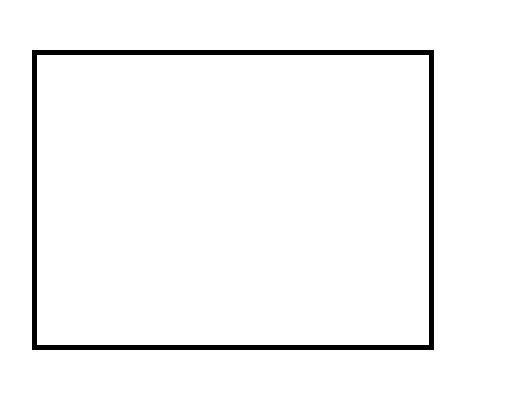
#> input picture Python Files/sample_image.png, 510 x 408 px
$ python shape.py   (Python 2 division)
#> lines starting #> are read from the running program, lines starting #| are printed output that depends on the picture; after the words box and inside, x2 and y2 are one past the last pixel; in counts of white or black regions, pixels touching at a corner belong together
import cv2
import numpy as np

img = cv2.imread('sample_image.png')
#> img is the input picture: shape (408, 510, 3); 96.7% white; 1 black region, box (x1, y1, x2, y2) and area: (32, 50, 434, 350) 6920
gray = cv2.imread('sample_image.png',0)

ret,thresh = cv2.threshold(gray,127,255,1)
#> thresh: shape (408, 510); 3.3% white; 1 white region

contours,h = cv2.findContours(thresh,1,2)
#> contours = 2 contours; box (x1, y1, x2, y2) and area: (32, 50, 434, 350) 119899, (36, 54, 430, 346) 114361; h = [[1, -1, -1, -1], [-1, 0, -1, -1]]

for cnt in contours:
    approx = cv2.approxPolyDP(cnt,0.01*cv2.arcLength(cnt,True),True)
    print len(approx)
    if len(approx)==5:
        print "pentagon"
        cv2.drawContours(img,[cnt],0,255,-1)
    elif len(approx)==3:
        print "triangle"
        cv2.drawContours(img,[cnt],0,(0,255,0),-1)
    elif len(approx)==4:
        print "square"
        cv2.drawContours(img,[cnt],0,(0,0,255),-1)
    elif len(approx) == 9:
        print "half-circle"
        cv2.drawContours(img,[cnt],0,(255,255,0),-1)
    elif len(approx) > 15:
        print "circle"
        cv2.drawContours(img,[cnt],0,(0,255,255),-1)
#> this loop made 2 passes
#> approx on passes 1 to 2: [[36, 55], [428, 54], [429, 344], [37, 345]], [[32, 50], [32, 349], [433, 349], [433, 50]]
#| 4
#| square
#| 4
#| square
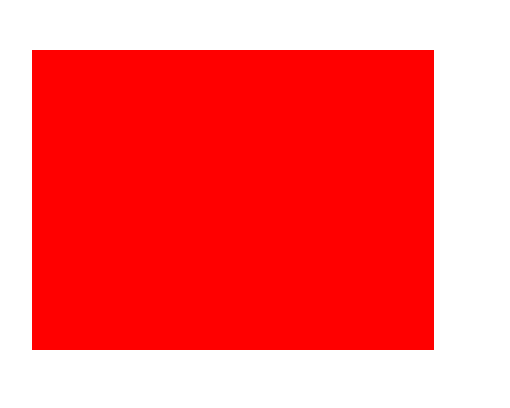
#> img: shape (408, 510, 3); mean B, G, R 107.2, 107.2, 255

cv2.imshow('img',img)

$ run again, with Python Files/blah2.png copied over Python Files/sample_image.png
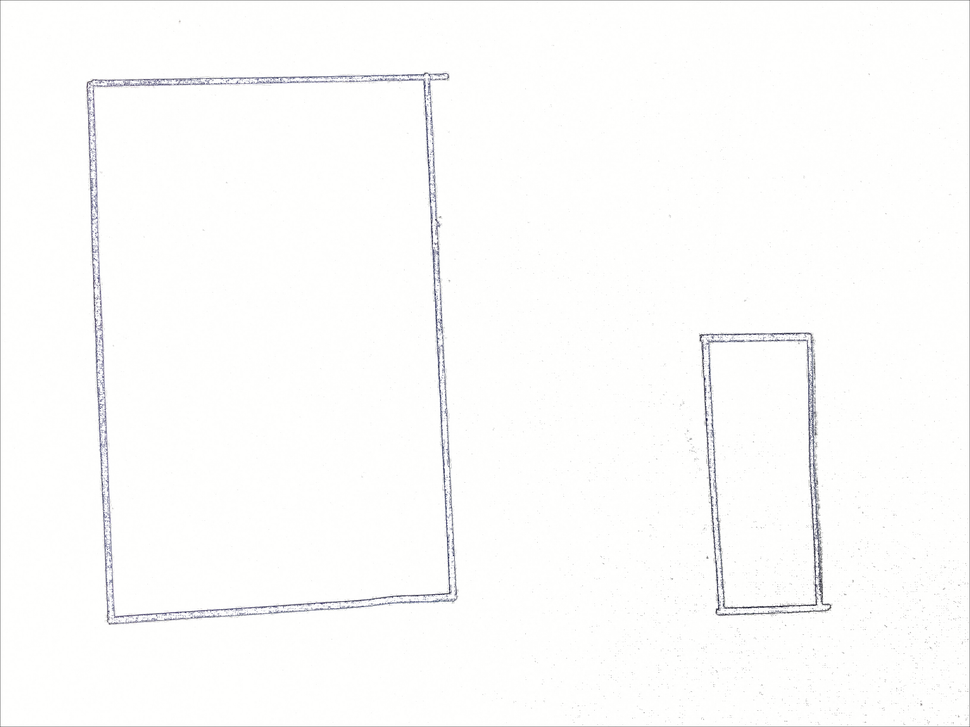
#> input picture Python Files/blah2.png, 970 x 727 px, shrunk from 3264 x 2448 before the run
#> img is the input picture: shape (727, 970, 3); mean B, G, R 251.4, 252, 252
#> `ret,thresh = cv2.threshold(gray,127,255,1)`:
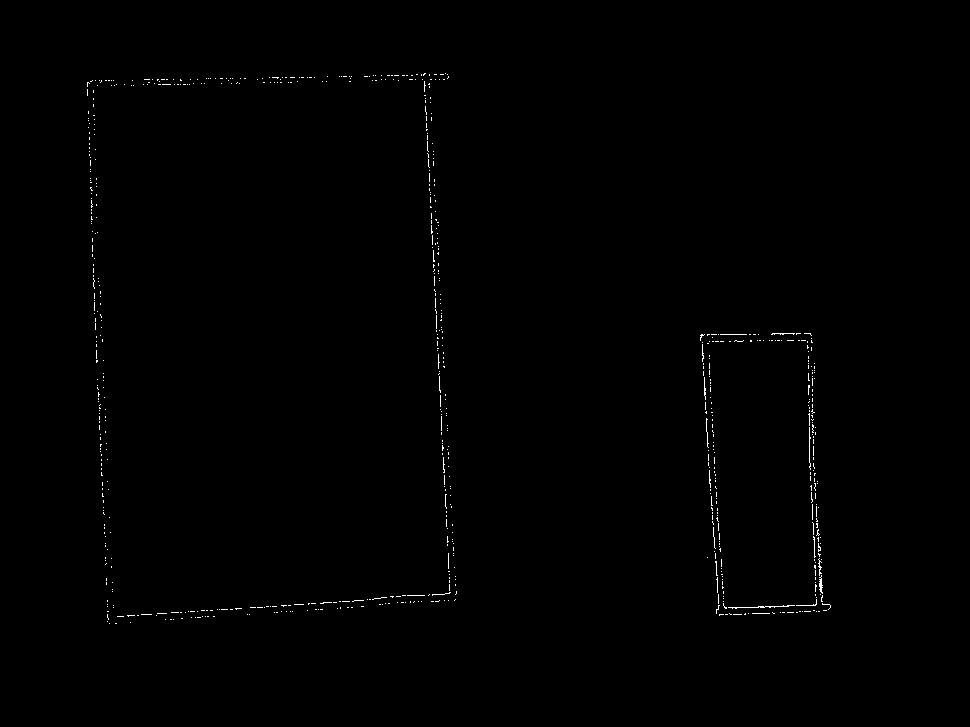
#> thresh: shape (727, 970); 0.38% white in thin lines or dots, all inside (x1, y1, x2, y2) = (87, 73, 831, 624)
#> contours = 740 contours, 739 with area under 20; largest, box (x1, y1, x2, y2) and area: (819, 575, 823, 594) 22; h = 740 rows, first 6: [1, -1, -1, -1], [2, 0, -1, -1], [3, 1, -1, -1], [4, 2, -1, -1], [5, 3, -1, -1], [6, 4, -1, -1]
#> the loop `for cnt in contours:` made 740 passes
#> approx on passes 1 to 3: [[115, 623], [116, 623]], [[109, 623]], [[130, 622]]
#> (printed output is left out)
#> after the loop `for cnt in contours:`:
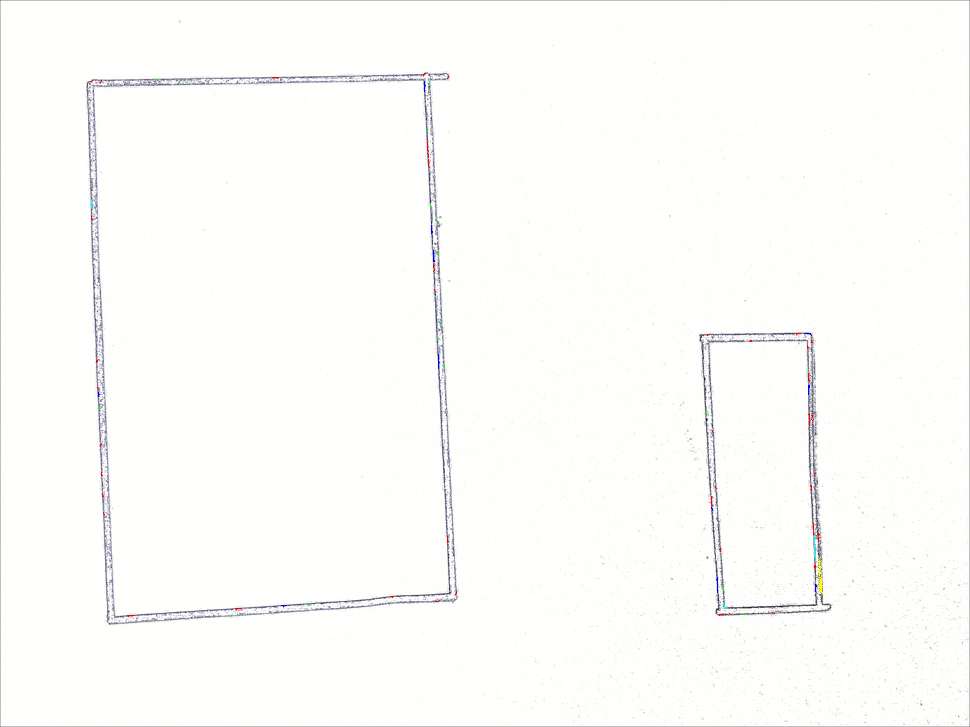
#> img: shape (727, 970, 3); 0.08% of pixels changed, all inside (x1, y1, x2, y2) = (90, 73, 823, 617)

$ run again, with Python Files/color.png copied over Python Files/sample_image.png
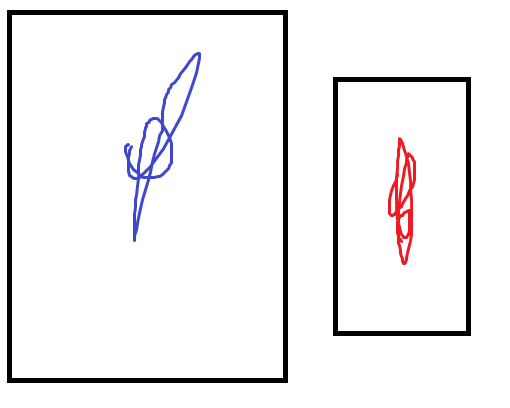
#> input picture Python Files/color.png, 510 x 408 px
#> img is the input picture: shape (408, 510, 3); mean B, G, R 240.5, 239.3, 240.6
#> `ret,thresh = cv2.threshold(gray,127,255,1)`:
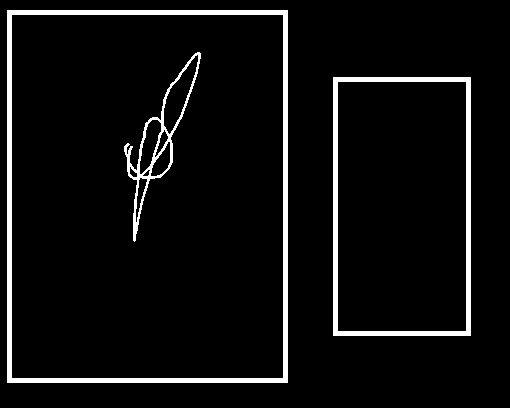
#> thresh: shape (408, 510); 5.7% white; 3 white regions
#> contours = 12 contours; largest, box (x1, y1, x2, y2) and area: (7, 10, 288, 383) 104160, (11, 14, 284, 379) 99006, (333, 77, 471, 336) 35346, (337, 81, 467, 332) 32248, (124, 52, 201, 242) 3672; h = [[1, -1, -1, -1], [2, 0, -1, -1], [3, 1, -1, -1], [4, 2, -1, -1], [5, 3, -1, -1], [6, 4, -1, -1], [7, 5, -1, -1], [8, 6, -1, -1], [9, 7, -1, -1], [10, 8, -1, -1], [11, 9, -1, -1], [-1, 10, -1, -1]]
#> the loop `for cnt in contours:` made 12 passes
#> approx on passes 7, 8, 11, 12: [[338, 81], [466, 82], [465, 331], [337, 330]], [[333, 77], [333, 335], [470, 335], [470, 77]], [[12, 14], [283, 15], [282, 378], [11, 377]], [[7, 10], [7, 382], [287, 382], [287, 10]]
#> (printed output is left out)
#> after the loop `for cnt in contours:`:
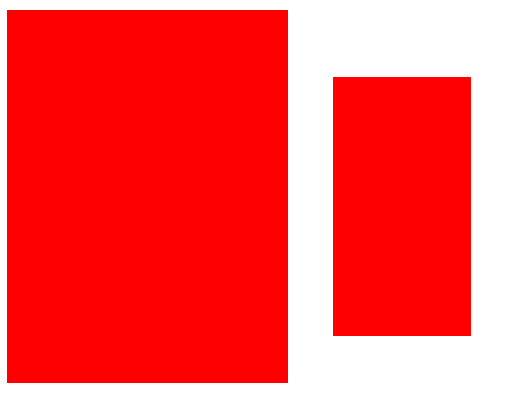
#> img: shape (408, 510, 3); mean B, G, R 82.8, 82.8, 255
